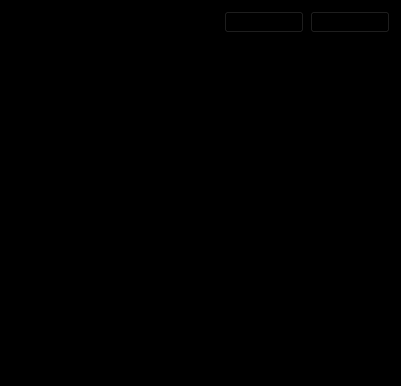
<?xml version="1.0" encoding="UTF-8"?>
<ui version="4.0">
 <class>FileManagerWindow</class>
 <widget class="QWidget" name="FileManagerWindow">
  <property name="geometry">
   <rect>
    <x>0</x>
    <y>0</y>
    <width>401</width>
    <height>386</height>
   </rect>
  </property>
  <property name="windowTitle">
   <string>FileManager</string>
  </property>
  <property name="styleSheet">
   <string notr="true">background-color: rgb(0, 0, 0);</string>
  </property>
  <layout class="QVBoxLayout" name="verticalLayout">
   <item>
    <layout class="QHBoxLayout" name="horizontalLayout">
     <item>
      <widget class="QLineEdit" name="lineEdit">
       <property name="sizePolicy">
        <sizepolicy hsizetype="Expanding" vsizetype="Fixed">
         <horstretch>0</horstretch>
         <verstretch>0</verstretch>
        </sizepolicy>
       </property>
      </widget>
     </item>
     <item>
      <widget class="QPushButton" name="addPath">
       <property name="text">
        <string>Add</string>
       </property>
      </widget>
     </item>
     <item>
      <widget class="QPushButton" name="removePath">
       <property name="text">
        <string>Remove</string>
       </property>
      </widget>
     </item>
    </layout>
   </item>
   <item>
    <widget class="QScrollArea" name="scrollArea">
     <property name="widgetResizable">
      <bool>true</bool>
     </property>
     <widget class="QWidget" name="scrollAreaWidgetContents">
      <property name="geometry">
       <rect>
        <x>0</x>
        <y>0</y>
        <width>381</width>
        <height>334</height>
       </rect>
      </property>
      <layout class="QGridLayout" name="gridLayout">
       <item row="0" column="0">
        <widget class="QListWidget" name="directoryList"/>
       </item>
      </layout>
     </widget>
    </widget>
   </item>
  </layout>
 </widget>
 <resources/>
 <connections/>
</ui>
